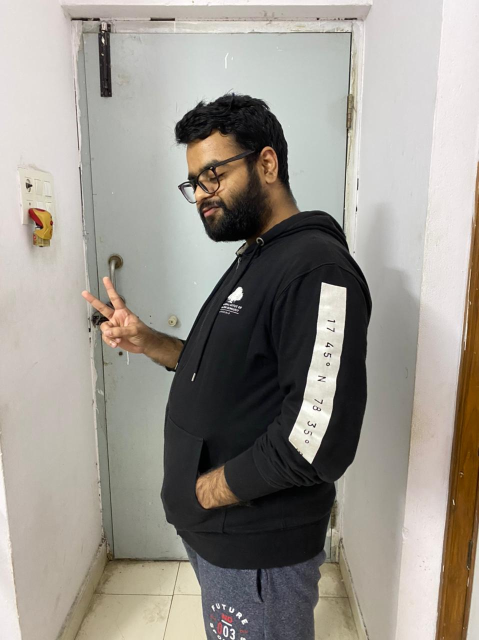
#> input picture Image_pairs/NukitL.jpeg, 958 x 1280 px (shown at 1/2 size)
$ python getDisparity.py
#> lines starting #> are read from the running program, lines starting #| are printed output that depends on the picture; after the words box and inside, x2 and y2 are one past the last pixel; in counts of white or black regions, pixels touching at a corner belong together
import cv2
import numpy as np
import glob
from tqdm import tqdm
import PIL.ExifTags
import PIL.Image
from matplotlib import pyplot as plt
import open3d as o3d
#=====================================
# Function declarations
#=====================================
#Function to create point cloud file
def create_output(vertices, colors, filename):
	colors = colors.reshape(-1,3)
	vertices = np.hstack([vertices.reshape(-1,3),colors])

	ply_header = '''ply
		format ascii 1.0
		element vertex %(vert_num)d
		property float x
		property float y
		property float z
		property uchar red
		property uchar green
		property uchar blue
		end_header
		'''
	with open(filename, 'w') as f:
		f.write(ply_header %dict(vert_num=len(vertices)))
		np.savetxt(f,vertices,'%f %f %f %d %d %d')

#Function that Downsamples image x number (reduce_factor) of times.
def downsample_image(image, reduce_factor):
	for i in range(0,reduce_factor):
		#Check if image is color or grayscale
		if len(image.shape) > 2:
			row,col = image.shape[:2]
		else:
			row,col = image.shape

		image = cv2.pyrDown(image, dstsize= (col//2, row // 2))
	return image


#=========================================================
# Stereo 3D reconstruction
#=========================================================


#=========================================================
# Stereo 3D reconstruction
#=========================================================
#Load camera parameters
ret = np.load('camera_params/ret.npy')
#> (reads camera_params/ret.npy from the repository)
K = np.load('camera_params/K.npy')
#> (reads camera_params/K.npy from the repository)
dist = np.load('camera_params/dist.npy')
#> (reads camera_params/dist.npy from the repository)
#Specify image paths
img_path1 = 'Image_pairs/NukitL.jpeg'
img_path2 = 'Image_pairs/NukitR.jpeg'
#Load pictures
img_1 = cv2.imread(img_path1)
#> img_1 is the input picture: shape (1280, 958, 3); mean B, G, R 141.4, 149, 154
img_2 = cv2.imread(img_path2)
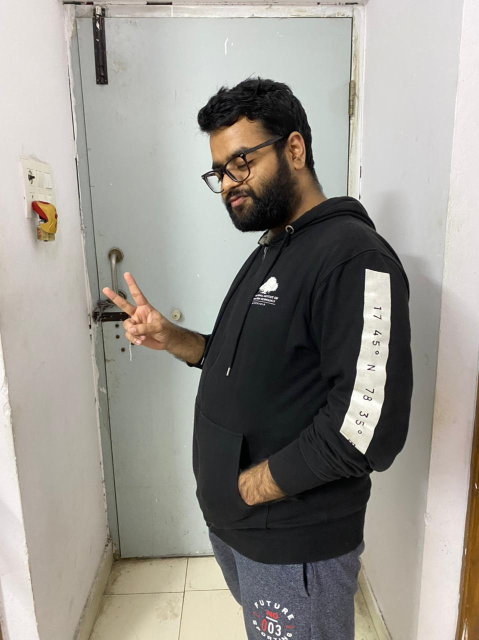
#> input picture Image_pairs/NukitR.jpeg, 958 x 1280 px (shown at 1/2 size)
#> img_2 is the input picture: shape (1280, 958, 3); mean B, G, R 141.8, 148.5, 152.2
#Get height and width. Note: It assumes that both pictures are the same size. They HAVE to be same size
h,w = img_2.shape[:2]
#> h = 1280; w = 958

#Get optimal camera matrix for better undistortion
new_camera_matrix, roi = cv2.getOptimalNewCameraMatrix(K,dist,(w,h),1,(w,h))
#> roi = (232, 23, 694, 991)

#Undistort images
img_1_undistorted = cv2.undistort(img_1, K, dist, None, new_camera_matrix)
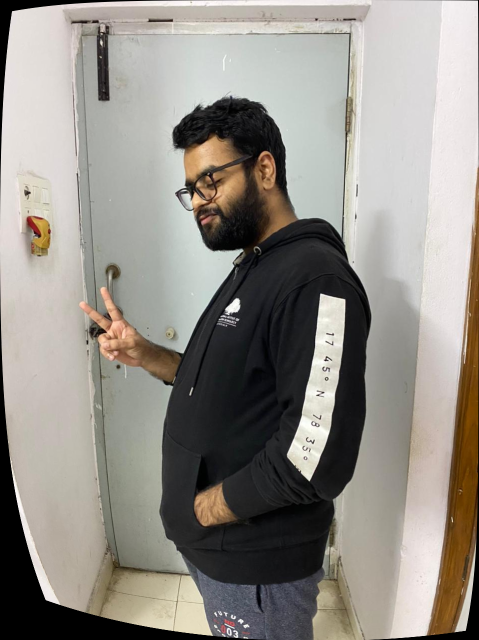
#> img_1_undistorted: shape (1280, 958, 3) (shown at 1/2 size); mean B, G, R 135.3, 142.2, 146.6
img_2_undistorted = cv2.undistort(img_2, K, dist, None, new_camera_matrix)
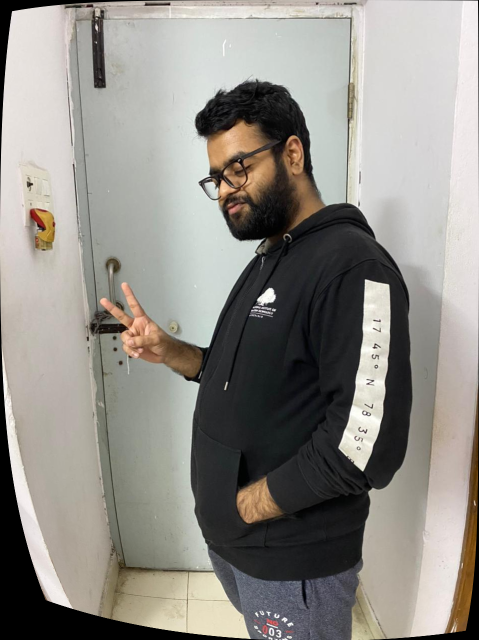
#> img_2_undistorted: shape (1280, 958, 3) (shown at 1/2 size); mean B, G, R 135, 141.1, 144.2

#Downsample each image 3 times (because they're too big)
img_1_downsampled = downsample_image(img_1_undistorted,0)
img_2_downsampled = downsample_image(img_2_undistorted,0)

#Set disparity parameters
#Note: disparity range is tuned according to specific parameters obtained through trial and error.
win_size = 5
min_disp = -64
max_disp = 128 #min_disp * 9
num_disp = max_disp - min_disp # Needs to be divisible by 16
#Create Block matching object.
stereo = cv2.StereoSGBM_create(minDisparity= min_disp,
 numDisparities = num_disp,
 blockSize = 2,
 uniquenessRatio = 1,
 speckleWindowSize = 7,
 speckleRange = 50,
 disp12MaxDiff = 200,
 P1 = 8*3*win_size**2,#8*3*win_size**2,
 P2 =32*3*win_size**2) #32*3*win_size**2)
#Compute disparity map
print ("\nComputing the disparity  map...")
disparity_map = stereo.compute(img_1_downsampled, img_2_downsampled)
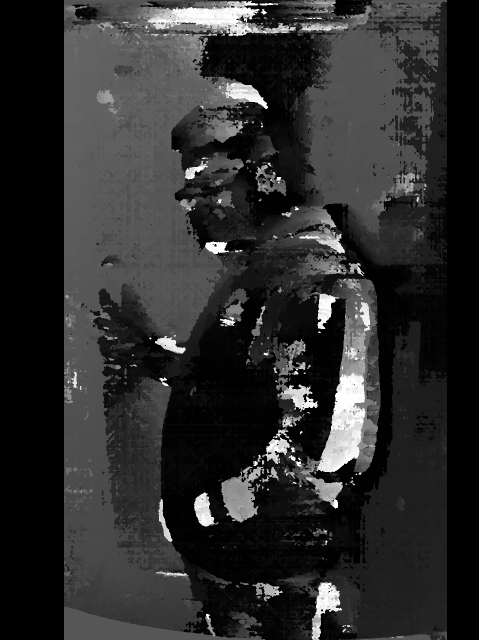
#> disparity_map: shape (1280, 958) int16 (shown at 1/2 size); min -1040, max 2032, mean -492.9; drawn with min black and max white

#Show disparity map before generating 3D cloud to verify that point cloud will be usable.
plt.imshow(disparity_map,'gray')
plt.show()

#Generate  point cloud.
print ("\nGenerating the 3D map...")

#Get new downsampled width and height
h,w = img_2_downsampled.shape[:2]

#Load focal length from focal_length.txt.
f = open('focal_length.txt')
#> (reads focal_length.txt from the repository)
focal_length = float(f.read())

#Perspective transformation matrix
#This transformation matrix is from the openCV documentation, didn't seem to work for me.
Q = np.float32([[1,0,0,-w/2.0],
				[0,-1,0,h/2.0],
				[0,0,0,-focal_length],
				[0,0,1,0]])

#This transformation matrix is derived from Prof. Didier Stricker's power point presentation on computer vision.
#Link : https://ags.cs.uni-kl.de/fileadmin/inf_ags/3dcv-ws14-15/3DCV_lec01_camera.pdf
Q2 = np.float32([[1,0,0,0],
				[0,-1,0,0],
				[0,0,focal_length*0.05,0], #Focal length multiplication obtained experimentally.
				[0,0,0,1]])

#Reproject points into 3D
points_3D = cv2.reprojectImageTo3D(disparity_map, Q2)
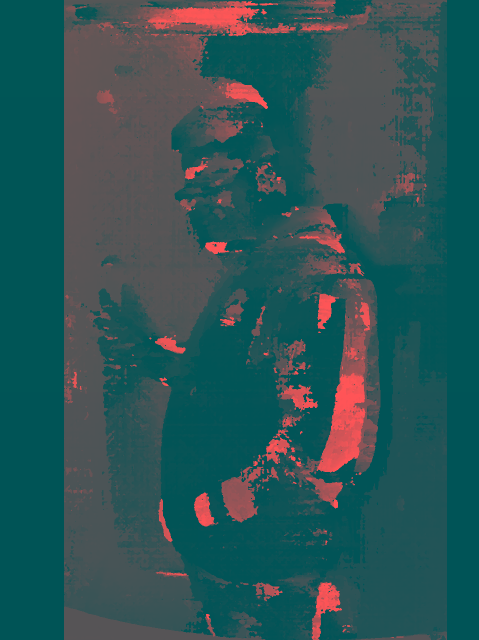
#> points_3D: shape (1280, 958, 3) float32 (shown at 1/2 size); mean of channels 0, 1, 2 478, -639.9, -24113.3; drawn with min black and max white
#Get color points
colors = cv2.cvtColor(img_1_downsampled, cv2.COLOR_BGR2RGB)

#Get rid of points with value 0 (i.e no depth)
mask_map = disparity_map > disparity_map.min()
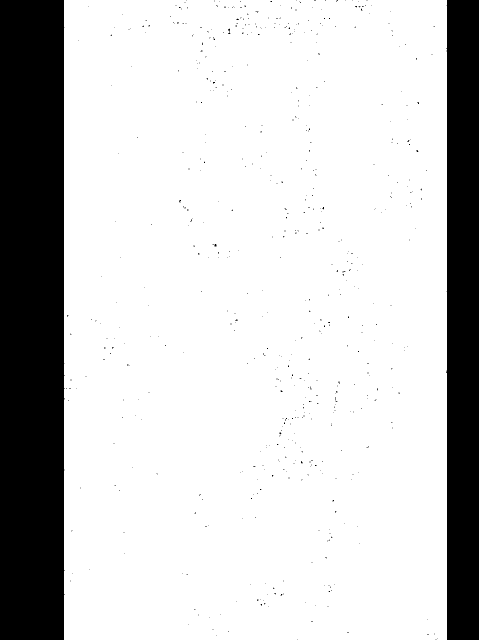
#> mask_map: shape (1280, 958) bool (shown at 1/2 size); 79.8% white; 597 black regions (595 under 20 px), largest, box (x1, y1, x2, y2) and area: (0, 0, 130, 1280) 163855, (892, 0, 958, 1280) 81932

#Mask colors and points.
output_points = points_3D[mask_map]
output_colors = colors[mask_map]

#Define name for output file
output_file = 'reconstructed.ply'

#Generate point cloud
print ("\n Creating the output file... \n")
create_output(output_points, output_colors, output_file)
